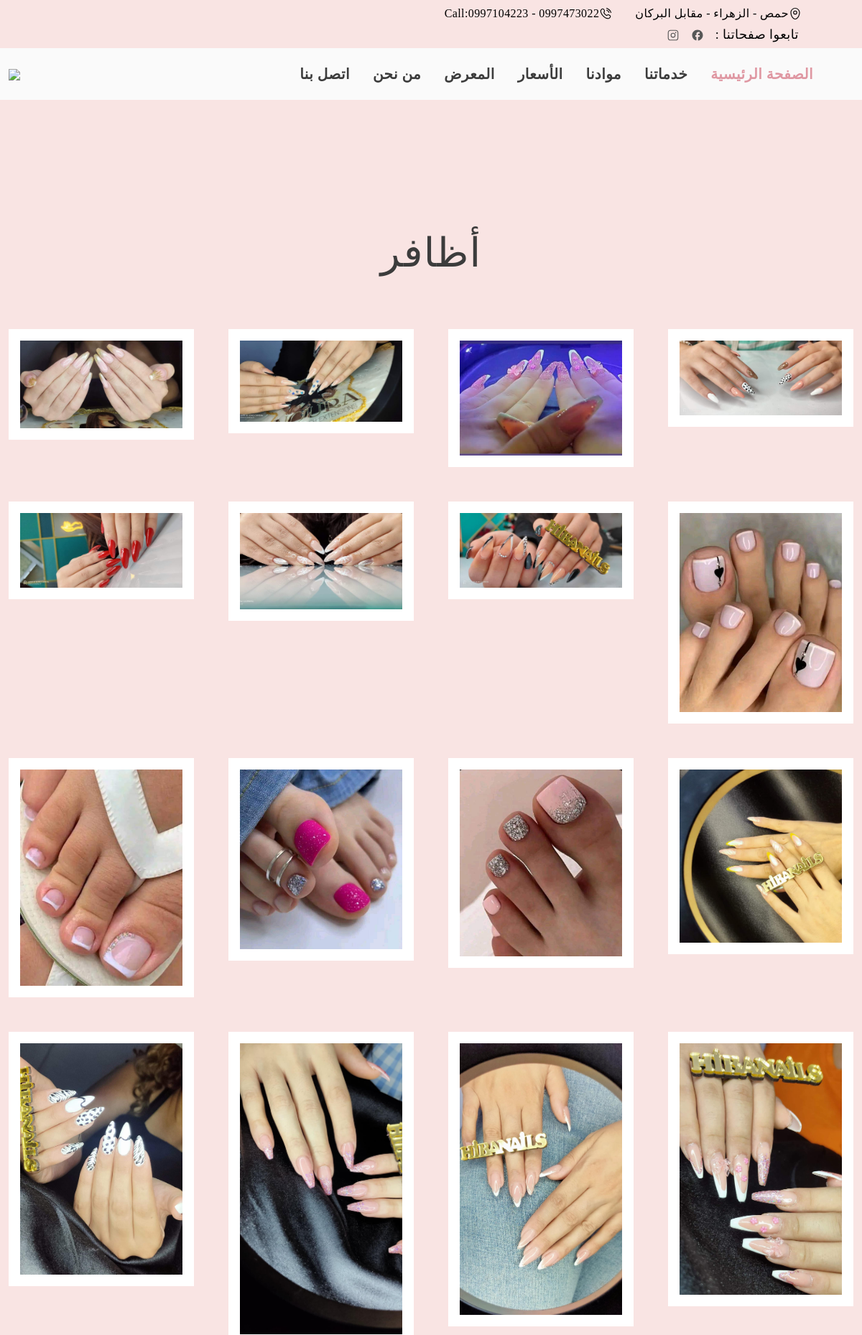
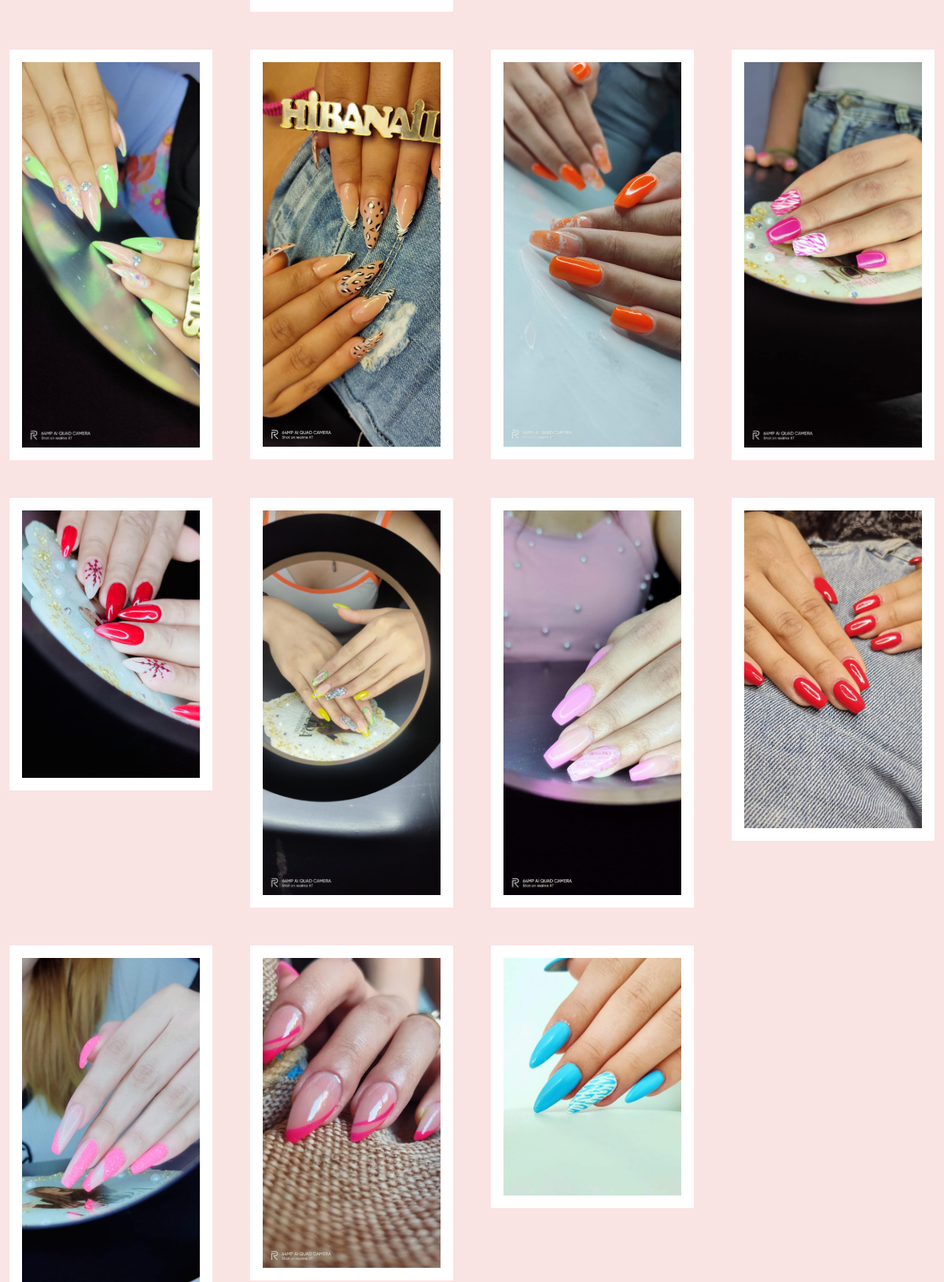
Screenshot of /noura/derail/1/ (upper part) with the database file from the repository (2 pictures, top to bottom).
### nour/models.py (models this page shows, shortened)
class Servies(models.Model):
    name = models.CharField(max_length = 100)
    image = models.ImageField(upload_to=image_upload)

class Nails(models.Model):
    image = models.ImageField(upload_to=image_upload)

### nour/views.py (the view)
# urls.py: path('derail/<int:id>/', views.service_detail, name='service_detail'),
def service_detail(request, id):
    service = Servies.objects.get( id=id)
    if service.name == "أظافر":  # افتراض أن اسم الخدمة يحدد نوعها
        items = Nails.objects.all()
    elif service.name == "اكستنشن رموش":
        items = Eye.objects.all()
    elif service.name == "توريد شفايف":
        items = Lips.objects.all()
    elif service.name == "تاتو  حواجب":
        items = Eyebrows.objects.all()
    elif service.name == "تأجير فساتين":
        items = Dress.objects.all()
    else:
        items = []  # في حال كانت الخدمة غير معروفة
    return render(request, 'nour/service_detail.html', {
        'service': service,
        'items': items,
    })

### nour/templates/nour/service_detail.html (shortened to what this page needs)
{% extends 'base.html' %}
{% load static %}
{% load bootstrap4 %}
{% block body %}
<section id="services" class="jarallax"
style="background-image: url(../../static/images/background-2.jpg); background-size: cover; background-repeat: no-repeat; background-position: center;">
<div class="container-lg padding-medium">
  <div class="section-title text-center mb-5">
    <h2 class="display-4 fw-normal">{{ service.name }}</h2>
  </div>
  <div class="row g-lg-5 my-0">
   {% for item in items %}
    <div class="col-md-6 col-lg-3 my-4">
      <div class="bg-white   p-3 text-center ">
        <a>
          <div class="zoom-effect">
            <img src="{{ item.image.url }}" class="img-fluid " alt="image">
          </div>
        </a>
      </div>
    </div>
   {% endfor %}
  </div>
</div>
</section>
{% endblock body %}

### templates/base.html (shortened to what this page needs)
{% load static %}
<!DOCTYPE html>
<html>
<head>
  <link rel="stylesheet" href="https://cdn.jsdelivr.net/npm/swiper@9/swiper-bundle.min.css" >
  <link rel="stylesheet" href="https://netdna.bootstrapcdn.com/font-awesome/4.0.3/css/font-awesome.css">
   <link href="https://cdn.jsdelivr.net/npm/bootstrap@5.3.0-alpha3/dist/css/bootstrap.min.css" rel="stylesheet"
>
  <link rel="stylesheet" type="text/css" href="{% static 'cssnoura/vendor.css' %}">
  <link rel="stylesheet" type="text/css" href="{% static 'cssnoura/styleee.css' %}">
<header id="header" >
  <nav class="header-top bg-secondary py-1" dir="rtl" >
    <div style="width: 100%;" class="container-lg" >
      <div class="d-flex flex-wrap justify-content-between align-items-center" >
        <ul style="text-align: left;" class="info d-flex flex-wrap list-unstyled m-0" >
          <li class="location fs-6 text-capitalize text-black d-flex align-items-center me-4">
            <svg class="me-2" width="18" height="18">
              <use xlink:href="#location"></use>
            </svg> حمص - الزهراء - مقابل البركان
          </li>
          <li class="phone fs-6 text-capitalize text-black d-flex align-items-center me-4">
            <svg class="me-2" width="18" height="18">
              <use xlink:href="#phone"></use>
            </svg> call:0997104223  -  0997473022
          </li>
        </ul>
        <div class="social" style="margin-left: auto; text-align: right;">
          <ul   class="info d-flex flex-wrap list-unstyled m-0">
            <li style="padding-right: 20px;" class="social-icon text-black d-flex align-items-center me-3">
              تابعوا صفحاتنا :
            </li>
            <li class="social-icon text-dark d-flex align-items-center me-3">
              <a href="https://www.facebook.com/profile.php?id=100095446818053&mibextid=ZbWKwL">
                <svg width="18" height="18">
                  <use xlink:href="#facebook"></use>
                </svg>
              </a>
            </li>
            <li class="social-icon text-dark d-flex align-items-center me-3">
              <a href="https://www.instagram.com/noushe.noushe?igsh=NDh6ZDF2ZjFrNmR2">
                <svg width="18" height="18">
                  <use xlink:href="#instagram"></use>
                </svg>
              </a>
            </li>
          </ul>
        </div>
      </div>
    </div>
  </nav>
  <nav id="primary-header" class="navbar navbar-expand-lg py-3" >
    <div style="width: 100%;" class="container-lg" >
      <a class="navbar-brand" href="#slider" >
        <img style="width: 100px;" src="{% static 'images/noura_logo.png'%}" class="logo img-fluid">
      </a>
      <div class="header-bottom offcanvas offcanvas-end" id="bdNavbar" aria-labelledby="bdNavbarOffcanvasLabel">
        <div class="offcanvas-body align-items-center " dir="rtl">
          <ul class="navbar-nav mb-2 mb-lg-0">
              <li class="nav-item px-3 py-2 py-lg-0">
                <a class="nav-link fw-semibold active p-0" aria-current="page" href="#slider">الصفحة الرئيسية</a>
              </li>
              <li class="nav-item px-3 py-2 py-lg-0">
                <a class="nav-link fw-semibold p-0" href="#services">خدماتنا</a>
              </li>
              <li class="nav-item px-3 py-2 py-lg-0">
                  <a class="nav-link fw-semibold p-0" href="#products">موادنا</a>
              </li>
              <li class="nav-item px-3 py-2 py-lg-0">
                <a class="nav-link fw-semibold p-0" href="#price">الأسعار</a>
              </li>
              <li class="nav-item px-3 py-2 py-lg-0">
                <a class="nav-link fw-semibold p-0" href="#gallery">المعرض</a>
              </li>
              <li class="nav-item px-3 py-2 py-lg-0">
                <a class="nav-link fw-semibold p-0" href="#about-us">من نحن</a>
              </li>
              <li class="nav-item px-3 py-2 py-lg-0">
                <a class="nav-link fw-semibold p-0" href="#appointment">اتصل بنا</a>
              </li>
          </ul>
      </div>
      </div>
    </div>
  </nav>
</header>
<body>
    {% block body %}
    {% endblock body %}
    </body>
    </html>

### static/cssnoura/styleee.css (style rules this page uses)
:root { --accent-color: #DF97A2; --secondary-color: #F9E4E3; --black-color: #3C3C3C; --light-black-color: #343536; --dark-color: #797876; --primary-color: #DF97A2; --primary-color-200: #E8F0F1; --primary-color-400: #c4e9ed; --gray-color: #777F81; --light-color: #FFFFFF; --bs-dark-rgb: 87, 87, 87; --bs-gray-100: #EEEFEF; --bs-gray-300: #DCDCDC; --bs-primary-text-emphasis: var(--primary-color); --bs-primary: #DF97A2; --bs-light-rgb: 255, 255, 255; --bs-primary-rgb: 223, 151, 162; --bs-secondary-rgb: 249, 228, 227; --swiper-theme-color: #111 !important; --cadet-blue-color: #9AB4B7; }
:root { --heading-font: "Cormorant Upright", serif; --body-font: "Jost", sans-serif; }
*, *::before, *::after { -webkit-box-sizing: border-box; -moz-box-sizing: border-box; box-sizing: border-box; }
html { box-sizing: border-box; }
body { background-color: #FAFAFA; font-family: var(--body-font); font-size: 18px; font-weight: 300; line-height: 164%; letter-spacing: 0.40px; color: var(--dark-color); margin: 0; }
a { color: inherit; text-decoration: none; transition: 0.3s ease-in-out; }
.padding-medium { padding-top: 10em; padding-bottom: 10em; }
h1, h2, h3, h4, h5, h6 { color: var(--black-color); font-family: var(--heading-font); text-transform: capitalize; font-weight: 500; letter-spacing: 0.0675rem; }
.container-lg { max-width: 1750px; }
.zoom-effect { position: relative; overflow: hidden; }
.zoom-effect img { max-width: 100%; -webkit-transition: 0.6s ease-out; -moz-transition: 0.6s ease-out; transition: 0.6s ease-out; }
.zoom-effect:before { content: ""; display: block; width: 100%; height: 100%; top: 0; left: 0; position: absolute; z-index: 2; opacity: 0; -moz-transition: 0.5s ease; -webkit-transition: 0.5s ease; transition: 0.5s ease; }
a.nav-link { font-family: var(--heading-font); text-transform: capitalize; color: var(--black-color); font-size: 20px; }
a.nav-link.active, a.nav-link:hover { color: var(--primary-color) !important; outline: none; }

### templates/base.html (style rules this page uses)
body { font-family: 'Droid Arabic Kufi'; }
.header-top .container-lg { display: flex; flex-direction: column; align-items: center; justify-content: center; }
.header-top .info { justify-content: center; text-align: center; }
.header-top .social { width: 100%; text-align: center; }
.header-top .social-icon { justify-content: center; }
@media (min-width: 769px) { .header-top .container-lg { flex-direction: row; justify-content: space-between; } }
@media (min-width: 769px) { .header-top .info { justify-content: flex-start; text-align: left; } }
@media (min-width: 769px) { .header-top .social { text-align: right; } }

### rows the page displays
Servies: name "أظافر"
Nails: image (picture)
Nails: image (picture)
Nails: image (picture)
Nails: image (picture)
Nails: image (picture)
Nails: image (picture)
Nails: image (picture)
Nails: image (picture)
Nails: image (picture)
Nails: image (picture)
Nails: image (picture)
Nails: image (picture)
Nails: image (picture)
Nails: image (picture)
Nails: image (picture)
Nails: image (picture)
Nails: image (picture)
Nails: image (picture)
Nails: image (picture)
Nails: image (picture)
Nails: image (picture)
Nails: image (picture)
Nails: image (picture)
Nails: image (picture)
Nails: image (picture)
Nails: image (picture)
Nails: image (picture)
